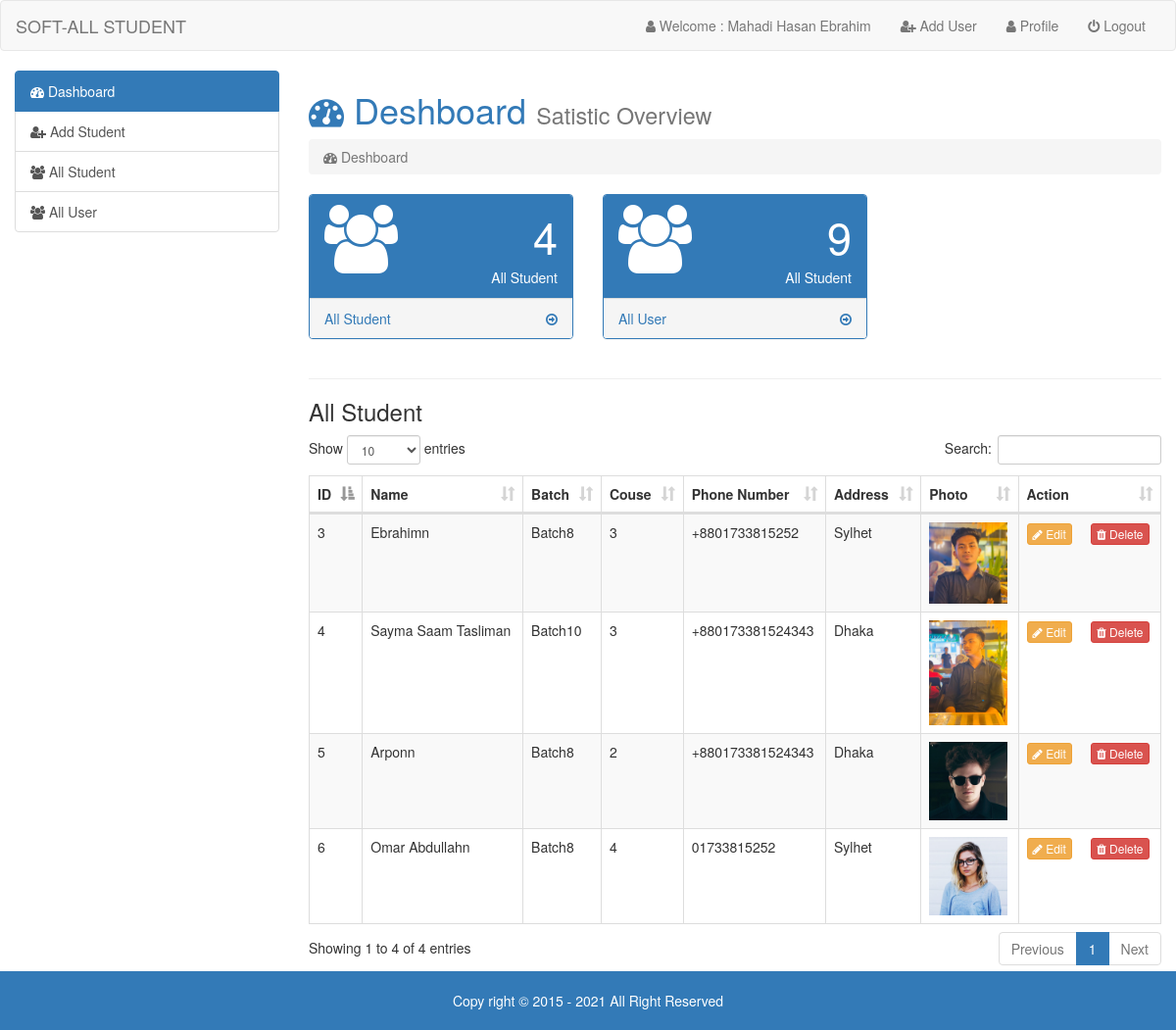
The page /admin/index.php (signed in) on the database its author committed.
### tables this page shows
CREATE TABLE `student` (
  `id` int(11) NOT NULL,
  `name` varchar(50) NOT NULL,
  `batch` varchar(50) NOT NULL,
  `course` varchar(100) NOT NULL,
  `phone` varchar(50) NOT NULL,
  `address` varchar(100) NOT NULL,
  `picture` varchar(300) NOT NULL,
  `time` timestamp NOT NULL DEFAULT current_timestamp()
);

### admin/dashboard.php (the view, shortened to what this page needs)
<h1 class='text-primary'> <i class='fa fa-dashboard'></i> Deshboard <small> Satistic Overview </small> </h1>
<ol class="breadcrumb">
    <li class="active"> <i class="fa fa-dashboard"></i> Deshboard</li>
</ol>
<?php
    $all_student = mysqli_query( $link,"SELECT * FROM `student`" );
    $count_student = mysqli_num_rows($all_student);
    $all_user = mysqli_query( $link,"SELECT * FROM `user`" );
    $count_user = mysqli_num_rows($all_user);
?>
<div class='row'>
    <div class="col-md-4">
        <div class="panel panel-primary">
            <div class="panel-heading">
                <div class="row">
                    <div class="col-md-6">
                        <i class='fa fa-users fa-5x'></i>
                    </div>
                    <div class="col-md-6">
                        <div class='pull-right' style="font-size:45px;"> <?php  echo $count_student; ?></div>
                        <div class="clearfix"></div>
                        <div class='pull-right'> All Student</div>
                    </div>
                </div>
            </div>
            <a href="index.php?page=all-student">
                <div class="panel-footer">
                    <span class='pull-left'> All Student </span>
                    <span class='pull-right'> <i class='fa fa-arrow-circle-o-right'></i> </span>
                    <div class="clearfix"></div>
                </div>
            </a>
        </div>
    </div>
    <div class="col-md-4">
        <div class="panel panel-primary">
            <div class="panel-heading">
                <div class="row">
                    <div class="col-md-6">
                        <i class='fa fa-users fa-5x'></i>
                    </div>
                    <div class="col-md-6">
                        <div class='pull-right' style="font-size:45px;"> <?php echo $count_user;  ?></div>
                        <div class="clearfix"></div>
                        <div class='pull-right'> All Student</div>
                    </div>
                </div>
            </div>
            <a href="index.php?page=all-user">
                <div class="panel-footer">
                    <span class='pull-left'> All User </span>
                    <span class='pull-right'> <i class='fa fa-arrow-circle-o-right'></i> </span>
                    <div class="clearfix"></div>
                </div>
            </a>
        </div>
    </div>
</div>
<hr>
<h3>All Student</h3>
<div class="table-responsive">
    <table id='allstudent' class=' table table-bordered table-hover table-striped '>
        <thead>
            <tr>
                <th>ID</th>
                <th>Name</th>
                <th>Batch</th>
                <th>Couse</th>
                <th>Phone Number</th>
                <th>Address</th>
                <th>Photo</th>
                <th>Action</th>
            </tr>
        </thead>
        <tbody>
            <?php
            $sql_all_student = "SELECT * FROM `student` ";
            $db_info = mysqli_query($link, $sql_all_student);
            while ($row = mysqli_fetch_assoc($db_info)) {
            ?>
                <tr>
                    <td><?php echo $row['id']; ?></td>
                    <td><?php echo ucwords($row['name']); ?>n</td>
                    <td><?php echo $row['batch']; ?></td>
                    <td><?php echo $row['course']; ?></td>
                    <td><?php echo $row['phone']; ?></td>
                    <td><?php echo  ucwords($row['address']); ?></td>
                    <td><img style="width:80px;" src="student_img/<?php echo $row['picture']; ?>" alt=""></td>
                    <td>
                        <a href="" class="btn btn-xs btn-warning"> <i class='fa fa-pencil'></i> Edit</a>
                        <a href="" class="btn btn-xs btn-danger"> <i class='fa fa-trash'></i> Delete</a>
                    </td>
                </tr>
            <?php
            }
            ?>
        </tbody>
    </table>
</div>

### rows shown on the page
student: id "3", name "Ebrahim", batch "Batch8", course "3", phone "+8801733815252", address "Sylhet", picture (picture)
student: id "4", name "Sayma Saam Taslima", batch "Batch10", course "3", phone "+880173381524343", address "Dhaka", picture (picture)
student: id "5", name "Arpon", batch "Batch8", course "2", phone "+880173381524343", address "Dhaka", picture (picture)
student: id "6", name "Omar Abdullah", batch "Batch8", course "4", phone "01733815252", address "Sylhet", picture (picture)

### other values the page prints
$count_student "4"
$count_user "9"
